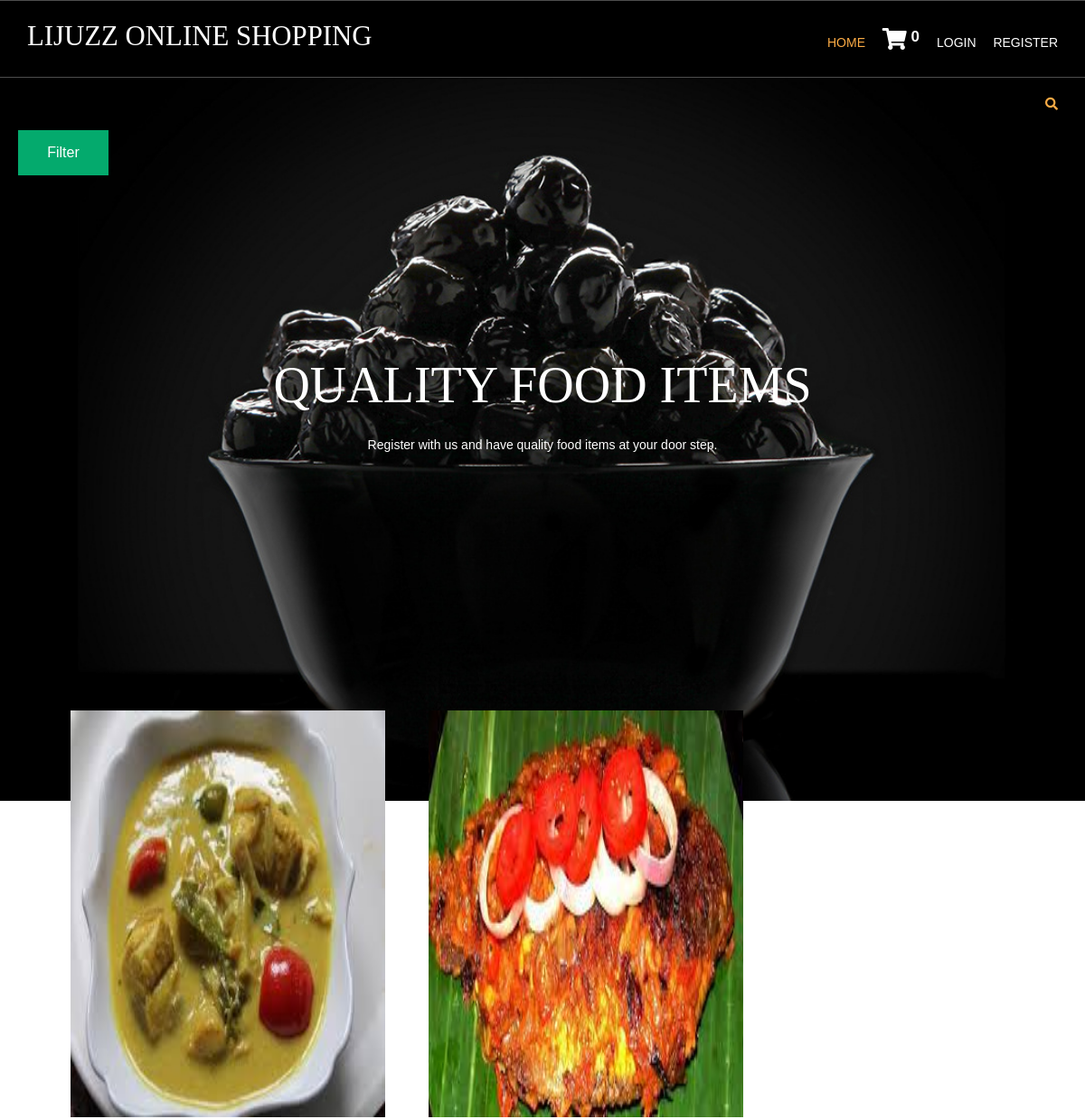
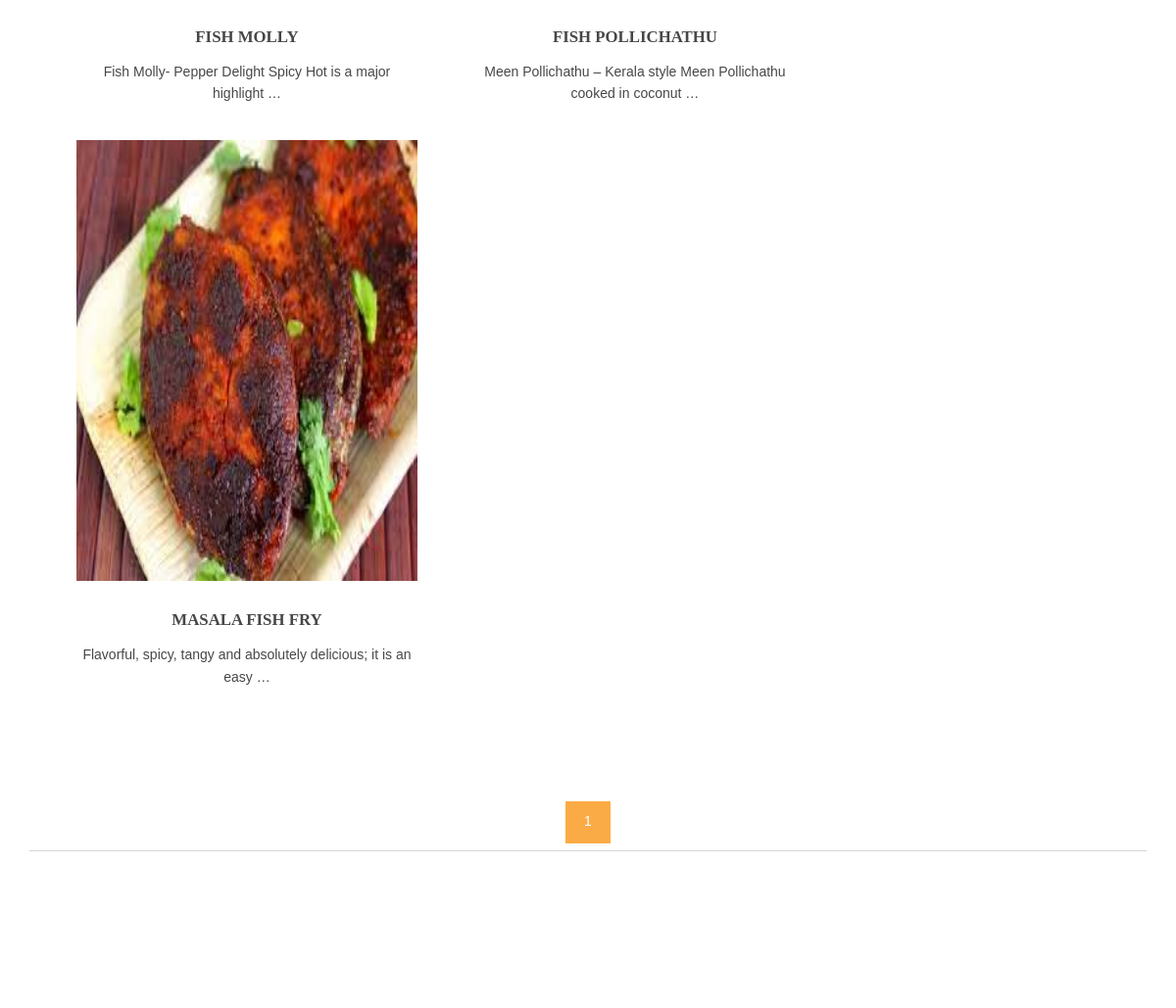
Screenshot of /fish-recepies/ with the database file from the repository (2 pictures, top to bottom).
### homeapp/models.py (models this page shows, shortened)
class product(models.Model):
    name = models.CharField(max_length=250,unique=True)
    slug = models.SlugField(max_length=250,unique=True)
    img = models.ImageField(upload_to='product')
    desc = models.TextField()
    stock = models.IntegerField()
    available = models.BooleanField(default=True)
    price = models.IntegerField()
    category = models.ForeignKey(categ, on_delete=models.CASCADE)
    def get_url(self):
        return reverse('prdct_details',args=[self.category.slug, self.slug])

### homeapp/views.py (the view)
# urls.py: path('', views.home, name='home'),
def home(request, c_slug=None):
    c_page = None
    prdt = None
    catgry = categ.objects.all()
    if c_slug != None:
        c_page = get_object_or_404(categ, slug=c_slug)
        prdt = product.objects.filter(category=c_page, available=True)
    else:
        prdt = product.objects.all().filter(available=True)
    paginator = Paginator(prdt, 6)
    try:
        page = int(request.GET.get('page', '1'))
    except:
        page = 1
    try:
        pro = paginator.page(page)
    except(EmptyPage, InvalidPage):
        pro = paginator.page(paginator.num_pages)
    return render(request, 'index.html', {'prdt': prdt, 'catgry': catgry,'pro':pro})

### cartapp/context_processor.py (called while the page is built)
def count(request):
    item_count = 0
    if 'admin' in request.path:
        return {}
    else:
        try:
            ct = cartlist.objects.filter(cart_id=c_id(request))
            cti = items.objects.all().filter(cart= ct[:1])
            for j in cti:
                item_count+=j.quant
        except cartlist.DoesNotExist:
            item_count = 0
        return dict(item_c=item_count)

### cartapp/views.py (called while the page is built)
def c_id(request):
    ct_id = request.session.session_key
    if not ct_id:
        ct_id = request.session.create()
    return ct_id

### homeapp/models.py (called while the page is built)
    def get_url(self):
        return reverse('prdct_cat', args=[self.slug])

### templates/index.html (shortened to what this page needs)
{% extends 'base.html' %}
{% load static %}
{% block content %}
<html lang="">
<head>
    <link href="{% static 'hm/layout/styles/layout.css' %}" rel="stylesheet" type="text/css" media="all">
</head>
<body id="top">
<div class="abcd" style="background-image:url('{% static 'hm/images/demo/backgrounds/f2.jpg' %}');">
    <div class="wrapper row0">
        <div id="topbar" class="hoc clear">
            <div class="fl_right">
                <ul class="nospace">
                    <li id="searchform">
                    </li>
                </ul>
            </div>
        </div>
    </div>
    <div class="dropdown">
        <button class="dropbtn">Filter</button>
    </div>
    <div id="pageintro" class="hoc clear">
        <article>
            <h3 class="heading">QUALITY FOOD ITEMS</h3>
            <p>Register with us and have quality food items at your door step.</p>
        </article>
    </div>
</div>
<div class="wrapper row3">
    <main class="hoc container clear">
        <section id="introblocks">
            <ul class="nospace group btmspace-80">
                {% for i in pro.object_list %}
                <li class="one_third">
                    <figure><a class="imgover" href={{i.get_url}}><img src="{{i.img.url}}"
                                                                       style="height:450px;width:450px;" alt=""></a>
                        <figcaption>
                            <h6 class="heading">{{i.name}}</h6>
                            <p>{{i.desc|truncatewords:10}}</p>
                            <br>
                        </figcaption>
                    </figure>
                </li>
                {% endfor %}
            </ul>
            {% for p in pro.paginator.page_range %}
            <a href="?page={{p}}" class="btn btn-light btn-sm {% if pro.number == p %} activate {% endif %}">{{p}}</a>
            {% endfor %}
        </section>
        <hr class="btmspace-80">
    </main>
</div>
</body>
</html>
{% endblock %}

### static/hm/layout/styles/layout.css (style rules this page uses)
#topbar { padding:20px 0; font-size:.8rem; text-transform:uppercase; }
#topbar ul li { display:inline-block; margin-right:15px; }
#topbar ul li:last-child { margin-right:0; padding-right:0; border-right:none; }
#topbar #searchform { position:relative; line-height:1; z-index:9999; }
#topbar #searchform::after { display:block; height:18px; line-height:18px; padding:0; font-family:"Font Awesome\ 5 Free"; font-weight:900; font-size:1rem; content:"\f002"; }
#topbar #searchform ::placeholder { text-transform:capitalize; }
#pageintro { padding:200px 0 300px; }
#pageintro article, #pageintro article p { display:block; max-width:75%; margin:0 auto; text-align:center; }
#pageintro article p { max-width:65%; line-height:2rem; }
#pageintro .heading { margin-bottom:20px; font-size:4rem; }
.container { padding:80px 0; }
#introblocks { display:block; position:relative; margin:-180px 0 0 0; z-index:1; text-align:center; }
#introblocks figure figcaption { display:block; padding:30px 0 0 0; text-align:center; }
#introblocks figure figcaption .heading { font-size:1.2rem; font-weight:700; margin-bottom:0; }
*, *::before, *::after { transition:all .3s ease-in-out; }
body { color:#A5A6AA; background-color:#1C1D21; }
a { color:#FBAB45; }
hr, .borderedbox { border-color:#D7D7D7; }
.btn, .btn.inverse:hover { color:#FFFFFF; background-color:#FBAB45; border-color:#FBAB45; }
.imgover, .imgover:hover::after { color:#FFFFFF; }
.row3 { color:#474747; background-color:#FFFFFF; }
#topbar #searchform { color:#FBAB45; }
#pageintro { color:#FFFFFF; }
@media screen and (min-width:1140px) { .hoc { max-width:1140px; } }

### static/hm/layout/styles/framework.css (style rules this page uses)
html { overflow-y:scroll; overflow-x:hidden; }
html, body { margin:0; padding:0; font-size:14px; line-height:1.6em; }
*, *::before, *::after { box-sizing:border-box; }
.nospace { margin:0; padding:0; list-style:none; }
.btn { display:inline-block; padding:8px 18px 10px; text-transform:uppercase; border:1px solid; }
.clear, .group { display:block; }
.clear::before, .clear::after, .group::before, .group::after { display:table; content:""; }
.clear, .clear::after, .group, .group::after { clear:both; }
a { outline:none; text-decoration:none; }
.fl_right, .imgr { float:right; }
img { width:auto; max-width:100%; height:auto; margin:0; padding:0; border:none; line-height:normal; vertical-align:middle; }
.imgover { display:inline-block; position:relative; max-width:100%; }
.imgover::before, .imgover::after { display:block; position:absolute; content:""; text-align:center; opacity:0; }
.imgover::before { top:0; right:0; bottom:0; left:0; }
.imgover::after { top:50%; left:50%; width:50px; height:50px; line-height:50px; margin:-25px 0 0 -25px; font-family:"Font Awesome\ 5 Free"; font-weight:900; content:"\f067"; font-size:28px; }
body, input, textarea, select { font-family:Verdana, Geneva, sans-serif; }
h1, h2, h3, h4, h5, h6, .heading { font-family:Georgia, "Times New Roman", Times, serif; }
label, input, textarea, select, button { display:block; resize:none; outline:none; color:inherit; font-size:inherit; font-family:inherit; vertical-align:middle; }
::placeholder { opacity:1; }
h1, h2, h3, h4, h5, h6, .heading { margin:0 0 20px 0; font-size:1.4rem; line-height:normal; font-weight:normal; text-transform:uppercase; }
hr { display:block; width:100%; height:1px; border:solid; border-width:1px 0 0 0; }
.wrapper { display:block; position:relative; width:100%; margin:0; padding:0; text-align:left; word-wrap:break-word; }
.hoc { display:block; margin:0 auto; }
address, article, aside, figcaption, figure, footer, header, main, nav, section { display:block; margin:0; padding:0; }
.one_half, .one_third, .two_third, .one_quarter, .two_quarter, .three_quarter { display:inline-block; float:left; margin:0 0 0 4.21052%; list-style:none; }
.one_third { width:30.52631%; }
.btmspace-80 { margin-bottom:80px; }

### templates/index.html (style rules this page uses)
.dropbtn { background-color: #04AA6D; color: white; padding: 16px; font-size: 16px; border: none; height:50px; width:100px; }
.dropdown { position: relative; display: inline-block; padding-left: 20px; }
.abcd { height:100%; background-position:center; background-repeat:no-repeat; background-size:cover; }

### rows the page displays
product: img (picture), name "FISH MOLLY", desc "Fish Molly- Pepper Delight Spicy Hot is a major highlight …"
product: img (picture), name "FISH POLLICHATHU", desc "Meen Pollichathu – Kerala style Meen Pollichathu cooked in coconut …"
product: img (picture), name "MASALA FISH FRY", desc "Flavorful, spicy, tangy and absolutely delicious; it is an easy …"

### other values shown
{{ item_c }} "0"
{{ p }} "1"
